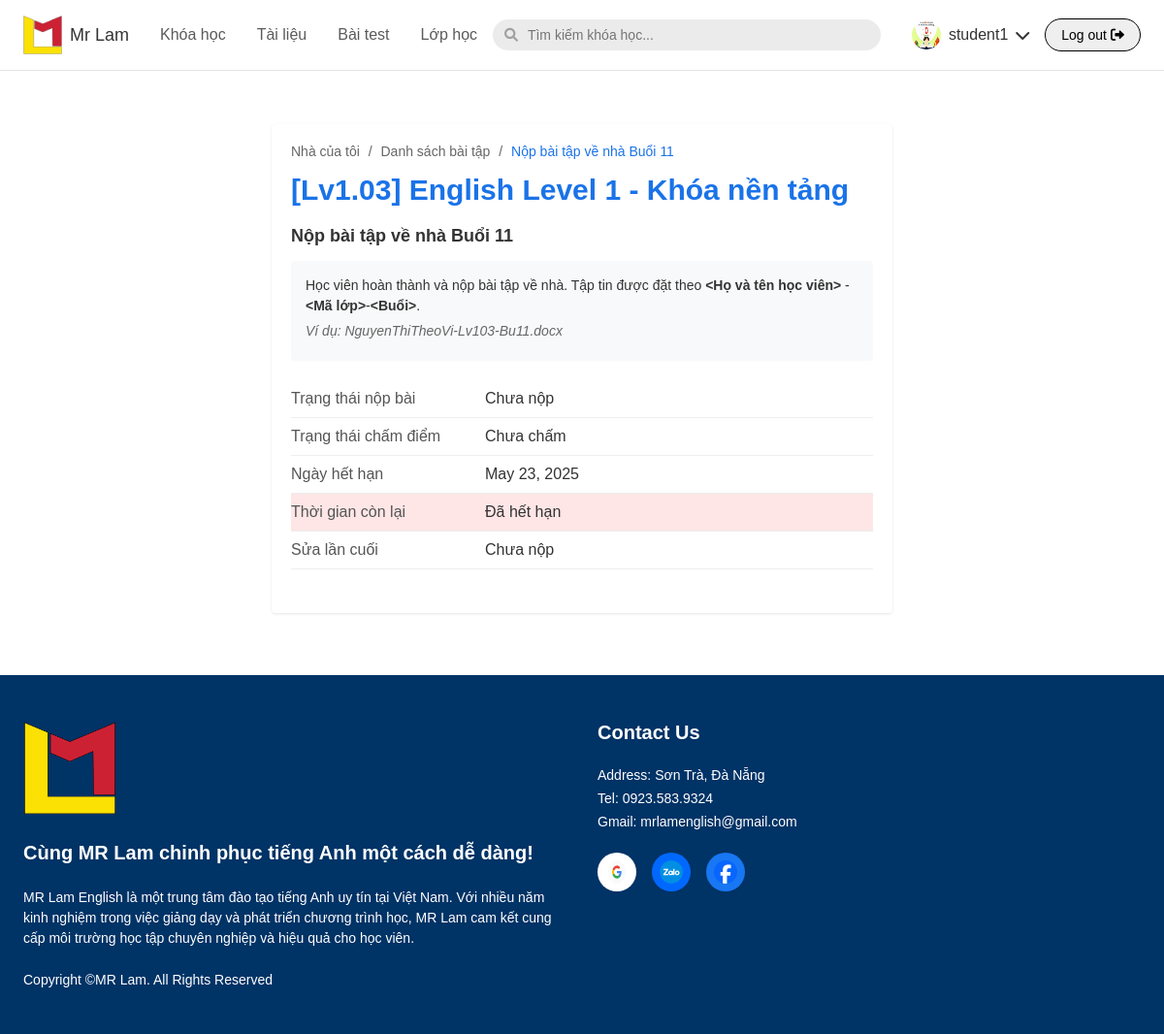
Page /MyClass/submission/1/11/ (signed in) on the earlier database version.
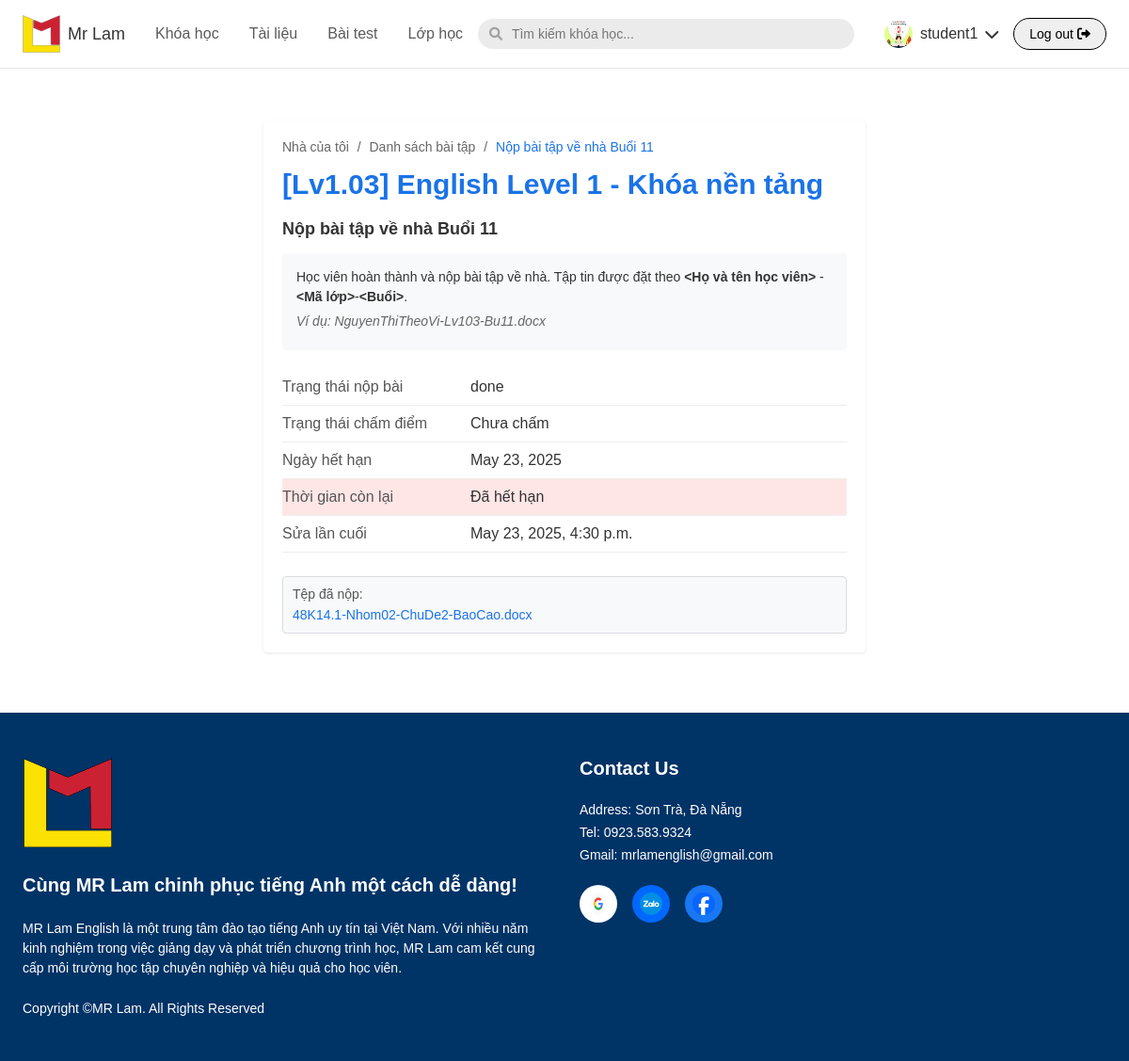
Same page on the later database version.
### english/models.py (models this page shows)
class SUBMISSION(models.Model):
    STATUS_CHOICES = (
        ('done', 'Done'),
        ('check', 'Check'),
    )
    submission_id = models.AutoField(primary_key=True)
    userclass = models.ForeignKey(USER_CLASS, on_delete=models.CASCADE)
    status = models.CharField(max_length=50, choices=STATUS_CHOICES)
    submit_date = models.DateTimeField(default=datetime.datetime.now)
    review = models.TextField(null=True, blank=True)
    exercise = models.ForeignKey(EXERCISE, on_delete=models.CASCADE)
    submission_file_content = models.FileField(
        upload_to=submission_upload_path,  # Use the named function instead of lambda
        null=True,
        blank=True
    )
    class Meta:
        db_table = 'SUBMISSION'

### MyClass/views.py (the view, shortened to what this page needs)
# urls.py: path('submission/<int:class_id>/<int:lesson_id>/', views.student_submission, name='student_submission'),
@login_required
@user_passes_test(is_student)
def student_submission(request, class_id, lesson_id):
    try:
        lesson = get_object_or_404(LESSON, pk=lesson_id)
        class_instance = get_object_or_404(CLASS, pk=class_id)
        user_class = USER_CLASS.objects.filter(
            user=request.user,
            classes=class_instance
        ).select_related('classes').first()
        if not user_class:
            messages.error(request, 'Bạn chưa được đăng ký vào lớp học này. Vui lòng liên hệ giáo viên.')
            return render(request, 'error.html', {
                'message': 'Bạn chưa được đăng ký vào lớp học này. Vui lòng liên hệ giáo viên.',
                'class_id': class_id
            })
        lesson_detail = LESSON_DETAIL.objects.filter(
            lesson=lesson,
            classes=class_instance
        ).select_related('lesson', 'classes').first()
        exercise = EXERCISE.objects.filter(lessondetail=lesson_detail).first()
        if not exercise:
            messages.error(request, f'Không tìm thấy bài tập cho buổi học {lesson.lesson_name}.')
            return render(request, 'error.html', {
                'message': f'Không tìm thấy bài tập cho buổi học {lesson.lesson_name}. Vui lòng liên hệ giáo viên.',
                'class_id': class_id
            })
        course = lesson.course
        submission = SUBMISSION.objects.filter(userclass=user_class, exercise=exercise).first()
        due_date = exercise.duedate
        now = timezone.now().date()
        time_remaining = None
        if due_date:
            time_remaining = due_date - now
            time_remaining_days = time_remaining.days
            if time_remaining_days > 0:
                time_remaining = f"Còn {time_remaining_days} ngày"
            elif time_remaining_days == 0:
                time_remaining = "Hôm nay là hạn cuối"
            else:
                time_remaining = "Đã hết hạn"
        else:
            time_remaining = "Không có hạn nộp"
        submission_status = submission.status if submission else "Chưa nộp"
        grading_status = submission.review if submission and submission.review else "Chưa chấm"
        last_edit = submission.submit_date if submission else "Chưa nộp"
        namefile = submission.submission_file_content.name.split('/')[-1] if submission and submission.submission_file_content else None
        context = {
            'lesson': lesson,
            'course': course,
            'exercise': exercise,
            'due_date': due_date,
            'time_remaining': time_remaining,
            'submission_status': submission_status,
            'grading_status': grading_status,
            'last_edit': last_edit,
            'submission': submission,
            'submission_file_name': namefile,
            'class_id': class_id,
            'class_name': class_instance.class_name,
        }
        return render(request, 'student_submission.html', context)
    except Exception as e:
        messages.error(request, f'Đã xảy ra lỗi: {str(e)}')
        return render(request, 'error.html', {
            'message': f'Đã xảy ra lỗi: {str(e)}. Vui lòng thử lại hoặc liên hệ giáo viên.'
        })

### english/views.py (called while the page is built)
def is_student(user):
    return user.groups.filter(name='Student').exists()

### MyClass/templates/student_submission.html (shortened to what this page needs)
{% extends 'base.html' %}
{% load static %}
{% load file_filters %}
{% block content %}
<div class="container {% if time_remaining == 'Đã hết hạn' %}late{% else %}on-time{% endif %}">
  <div class="breadcrumb">
    <span class="breadcrumb-item">Nhà của tôi</span>
    <span class="breadcrumb-separator">/</span>
    <a href="{% url 'student_homework' class_id %}" class="breadcrumb-item">Danh sách bài tập</a>
    <span class="breadcrumb-separator">/</span>
    <span class="breadcrumb-item active">Nộp bài tập về nhà Buổi {{ lesson.lesson_id }}</span>
  </div>
  <h1 class="course-title">[Lv1.03] {{ course.course_name }}</h1>
  {% if exercise %}
    <div class="submission-container">
      <h2 class="submission-header">Nộp bài tập về nhà Buổi {{ lesson.lesson_id }}</h2>
      <div class="instructions">
        <p>Học viên hoàn thành và nộp bài tập về nhà. Tập tin được đặt theo <strong>&lt;Họ và tên học viên&gt;</strong> - <strong>&lt;Mã lớp&gt;</strong>-<strong>&lt;Buổi&gt;</strong>.</p>
        <p class="example">Ví dụ: NguyenThiTheoVi-Lv103-Bu{{ lesson.lesson_id|stringformat:"02d" }}.docx</p>
      </div>
      <div class="status-container">
        <div class="status-row">
          <span class="status-label">Trạng thái nộp bài</span>
          <span class="status-value">{{ submission_status }}</span>
        </div>
        <div class="status-row">
          <span class="status-label">Trạng thái chấm điểm</span>
          <span class="status-value">{{ grading_status }}</span>
        </div>
        <div class="status-row">
          <span class="status-label">Ngày hết hạn</span>
          <span class="status-value">{{ due_date }}</span>
        </div>
        <div class="status-row {% if time_remaining == 'Đã hết hạn' %}latetime-remaining{% else %}ontime-remaining{% endif %}">
          <span class="status-label">Thời gian còn lại</span>
          <span class="status-value">{{ time_remaining }}</span>
        </div>
        <div class="status-row">
          <span class="status-label">Sửa lần cuối</span>
          <span class="status-value">{{ last_edit }}</span>
        </div>
      </div>
      {% if submission and submission.submission_file_content %}
        <div class="submitted-file-container">
          <div class="submitted-file-label">Tệp đã nộp:</div>
          <a href="{% url 'download_submission' submission.submission_id %}" class="submitted-file-link" download>
            {{ submission_file_name }}
          </a>
        </div>
      {% endif %}
    </div>
  {% endif %}
</div>
{% endblock %}

Differences in the rows shown:
added SUBMISSION: status "done", submit_date "May 23, 2025, 4:30 p.m."
Other differences:
{{ submission_file_name }}: (not shown) → "48K14.1-Nhom02-ChuDe2-BaoCao.docx"
{{ submission_status }}: "Chưa nộp" → (not shown)
{{ last_edit }}: "Chưa nộp" → (not shown)
text now shown: "Tệp đã nộp:"
